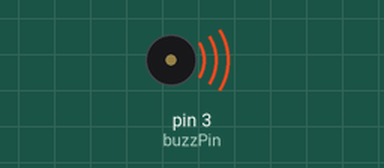
Simulated run of this sketch. Board: Arduino Uno, built with avr-gcc and run on an emulated ATmega328P. Shown: buzzer (waves = sounding, pin HIGH).

Above: at 1.0 s.
At 3.0 s:
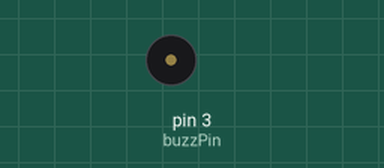
Timing chart, 0 to 5.2 s (numbered marks = the images above):
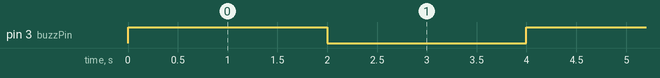

The sketch:

Active_buzzer_code.ino
```cpp
int buzzPin = 3;                   //Define the number port 3
void setup(){
    pinMode(buzzPin, OUTPUT);    //Set buzzPin to output mode
}
void loop(){
    digitalWrite(buzzPin, HIGH); //The active buzzer sounds
    delay(2000);                 //delay 2S
    digitalWrite(buzzPin, LOW);  //Active buzzer off
    delay(2000);                 //delay 2S     
}
```

Measured:
- by itself, pin 3 (buzzPin): alternates HIGH for 2.0 s and LOW for 2.0 s
